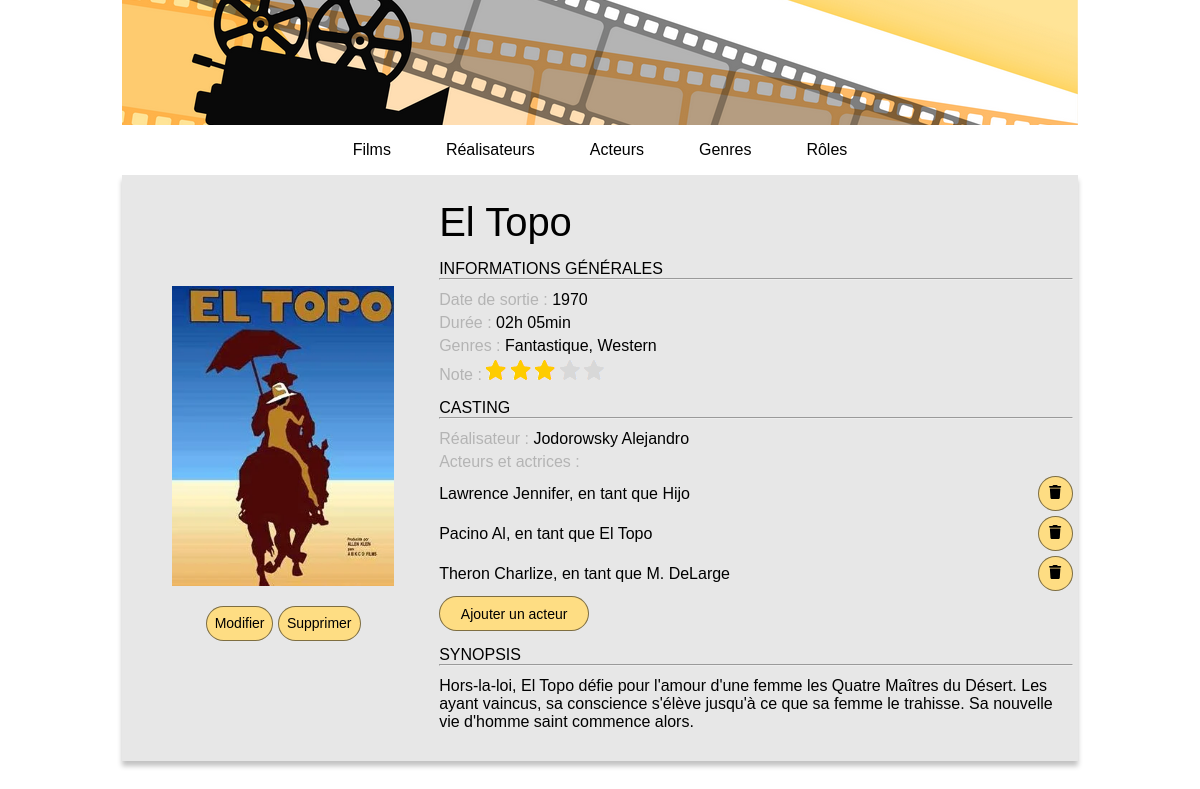
The page /index.php?action=infoFilm&id=3 on the database its author committed.
### tables this page shows
CREATE TABLE IF NOT EXISTS `film` (
  `id_film` int NOT NULL AUTO_INCREMENT,
  `titre_film` varchar(50) NOT NULL,
  `anneeSortie_film` int NOT NULL,
  `duree_film` int NOT NULL,
  `synopsis_film` text,
  `note_film` int NOT NULL,
  `affiche_film` varchar(50) DEFAULT NULL,
  `id_realisateur` int NOT NULL,
  PRIMARY KEY (`id_film`),
  KEY `id_realisateur` (`id_realisateur`),
  CONSTRAINT `film_ibfk_1` FOREIGN KEY (`id_realisateur`) REFERENCES `realisateur` (`id_realisateur`)
);

CREATE TABLE IF NOT EXISTS `acteur` (
  `id_acteur` int NOT NULL AUTO_INCREMENT,
  `id_personne` int NOT NULL,
  PRIMARY KEY (`id_acteur`),
  UNIQUE KEY `id_personne` (`id_personne`),
  CONSTRAINT `acteur_ibfk_1` FOREIGN KEY (`id_personne`) REFERENCES `personne` (`id_personne`) ON DELETE CASCADE
);

### controller/CinemaController.php (called while the page is built, shortened)
<?php
class CinemaController
{
    public function connectToBDD()
    {
        return Connect::seConnecter();
    }
    public function infosFilm(int $idFilm)
    {
        $film = $this->connectToBDD()->prepare("
        SELECT
        f.id_film,
        f.titre_film,
        f.anneeSortie_film,
        TIME_FORMAT(SEC_TO_TIME(f.duree_film * 60), '%Hh %imin') AS duree,
        GROUP_CONCAT(gf.libelle_genre_film SEPARATOR ', ') AS genres,
        affiche_film,
        f.note_film,
        f.id_realisateur,
        CONCAT(p.nom_personne, ' ', p.prenom_personne) AS realisateurFilm,
        f.synopsis_film
        FROM film f
        INNER JOIN realisateur r ON f.id_realisateur = r.id_realisateur
        INNER JOIN personne p ON p.id_personne = r.id_personne
        INNER JOIN posseder po ON f.id_film = po.id_film
        INNER JOIN genre_film gf ON po.id_genre_film = gf.id_genre_film
        WHERE f.id_film = :idFilm");
        $film->execute(["idFilm" => $idFilm]);
        $acteurs = $this->connectToBDD()->prepare("
        SELECT
        a.id_acteur,
        CONCAT(p.nom_personne, ' ', p.prenom_personne) AS acteurFilm,
        r.id_rôle,
        r.nom_rôle
        FROM jouer j
        INNER JOIN acteur a ON j.id_acteur = a.id_acteur
        INNER JOIN personne p ON a.id_personne = p.id_personne
        INNER JOIN film f ON j.id_film = f.id_film
        INNER JOIN rôle r ON j.id_rôle = r.id_rôle
        WHERE f.id_film = :idFilm
        ORDER BY acteurFilm");
        $acteurs->execute(["idFilm" => $idFilm]);
        require "view/infosFilm.php";
    }
}

### model/Connect.php (called while the page is built, shortened)
<?php
abstract class Connect
{
    public static function seConnecter()
    {
        try
        {
            return new \PDO("mysql:host=" . self::HOST . ";dbname=" . self::DB . ";charset=utf8", self::USER, self::PASS);
        }
        catch (\PDOException $ex)
        {
            return $ex->getMessage();
        }
    }
}

### view/infosFilm.php (the view, shortened to what this page needs)
<?php ob_start();
$infosfilm = $film->fetch(); ?>
<div class="main-box bg">
    <div class="film-info-side">
        <img class="affiche-large" src="public/img/posters/<?= $infosfilm["affiche_film"] ?>" alt="affiche"></img>
        <div class="film-info-actions">
            <button type="bouton" class="button">
                <a href="index.php?action=formEditFilm&id=<?= $infosfilm["id_film"] ?>">Modifier</a>
            </button>
            <button type="bouton" class="button">
                <a href="index.php?action=delteFilm&id=<?= $infosfilm["id_film"] ?>">Supprimer</a>
            </button>
        </div>
    </div>
    <div class="film-info-main">
        <h1><?= $infosfilm["titre_film"] ?></h1>
        <h2>Informations générales</h2>
        <hr>
        <p><span class="info">Date de sortie :</span> <?= $infosfilm["anneeSortie_film"] ?></p>
        <p><span class="info">Durée :</span> <?= $infosfilm["duree"] ?></p>
        <p><span class="info">Genres :</span> <?= $infosfilm["genres"] ?></p>
        <p><span class="info">Note :</span>
            <?php
            for ($i = 1; $i <= $infosfilm["note_film"]; $i++) { ?>
                <img src="public/img/note_b.png" alt="note"></img>
            <?php }
            ?>
            <?php
            $greyStars = 5 - $infosfilm["note_film"];
            for ($i = 1; $i <= $greyStars; $i++) { ?>
                <img src="public/img/note_a.png" alt="note"></img>
            <?php }
            ?>
        </p>
        <h2>Casting</h2>
        <hr>
        <p><span class="info">Réalisateur :</span><a href="index.php?action=infoRealisateur&id=<?= $infosfilm["id_realisateur"] ?>"> <?= $infosfilm["realisateurFilm"] ?></a></p>
        <p><span class="info">Acteurs et actrices :</span></p>
        <?php foreach ($acteurs->fetchALL() as $acteur) { ?>
            <div class="acteur-casting">
                <p><?= $acteur["acteurFilm"] ?>, en tant que <?= $acteur["nom_rôle"] ?></p>
                <button type="bouton" class="button button-round">
                    <a href="index.php?action=deleteCasting&id=<?= $infosfilm["id_film"] ?>&acteur=<?= $acteur["id_acteur"] ?>&role=<?= $acteur["id_rôle"] ?>">
                    </a>
                </button>
            </div>
        <?php } ?>
        <button type="bouton" class="button button-large">
            <a href="index.php?action=formAddCasting&id=<?= $infosfilm["id_film"] ?>">Ajouter un acteur</a>
        </button>
        <h2>Synopsis</h2>
        <hr>
        <?= $infosfilm["synopsis_film"] ?>
    </div>
</div>
<?php
require "view/template.php";

### public/css/style.css (style rules this page uses)
* { margin: 0px; padding: 0px; box-sizing: border-box; font-family: sans-serif; }
a:link, a:visited { color: black; text-decoration: none; }
p { margin-top: 5px; }
hr { margin-bottom: 11px; }
.bg { background-color: rgb(231, 231, 231); box-shadow: 0 5px 5px rgb(194, 194, 194); }
button { display: inline-block; background-color: rgb(254, 221, 131); border-radius: 20px; border: 1px solid rgba(0, 0, 0, 0.5); color: black; font-size: 14px; padding: 8px; cursor: pointer; }
.bg button { margin-top: 5px; }
.button { height: 35px; }
.button-round { width: 35px; }
.button-large { width: 150px; }
h1 { font-size: 24px; font-weight: normal; }
h2 { padding-top: 15px; font-size: 16px; font-weight: normal; text-transform: uppercase; }
.main-box { width: 100%; min-height: 100px; margin: 10px; padding: 5px; display: flex; flex-direction: column; }
.info { color: rgb(180, 180, 180); }
.film-info-side { display: flex; flex-direction: column; align-items: center; }
.affiche-large { max-height: 300px; margin: 15px auto; }
.acteur-casting { display: flex; flex-wrap: nowrap; line-height: 35px; vertical-align: middle; justify-content: flex-end; }
.acteur-casting p { margin-right: auto; }
@media screen and (min-width: 1200px) { h1 { margin-top: 20px; } }
@media screen and (min-width: 1200px) { .main-box { margin: 0px; padding-bottom: 30px; flex-direction: row; align-items: normal; } }
@media screen and (min-width: 1200px) { .film-info-side { width: 33%; justify-content: center; } }
@media screen and (min-width: 1200px) { .film-info-main { width: 67%; } }
@media screen and (min-width: 1200px) { .film-info-main h1 { font-size: 40px; } }

### rows shown on the page
film: affiche_film (picture), titre_film "El Topo", anneeSortie_film "1970", note_film 3 (drawn), synopsis_film "Hors-la-loi, El Topo défie pour l'amour d'une femme les Quatre Maîtres du Désert. Les ayant vaincus, sa conscience s'élève jusqu'à ce que sa femme le trahisse. Sa nouvelle vie d'homme saint commence alors."
acteur: acteurFilm "Lawrence Jennifer", rôle.nom_rôle "Hijo"
acteur: acteurFilm "Pacino Al", rôle.nom_rôle "El Topo"
acteur: acteurFilm "Theron Charlize", rôle.nom_rôle "M. DeLarge"

### other values the page prints
$infosfilm["duree"] "02h 05min"
$infosfilm["genres"] "Fantastique, Western"
$infosfilm["realisateurFilm"] "Jodorowsky Alejandro"
